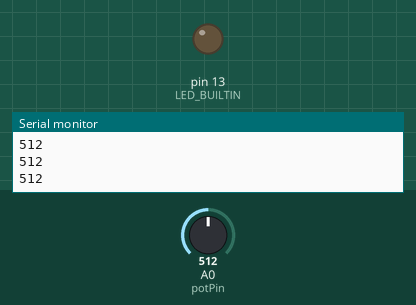
Recording of a sketch running on a simulated Arduino Uno, built with avr-gcc and run on an emulated ATmega328P. Shown: output pins drawn as LEDs (lit = HIGH), the last lines printed to the serial monitor. The test bench sets the inputs (shaded band); at power-on: A0 (potPin) = 512.

Above: at 1.2 s.
1.3 s: A0 (potPin) set to 589
2.8 s: A0 (potPin) set to 614
At 4.0 s:
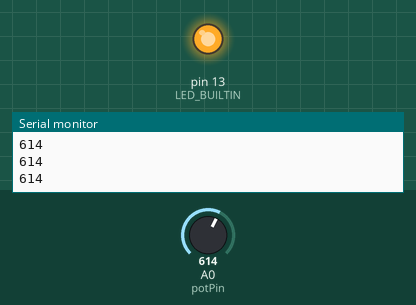
4.3 s: A0 (potPin) set to 106
5.8 s: A0 (potPin) set to 90
At 6.4 s:
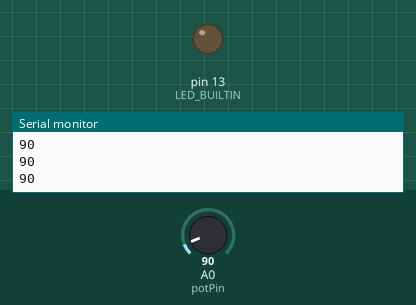
7.3 s: A0 (potPin) set to 610
At 8.7 s:
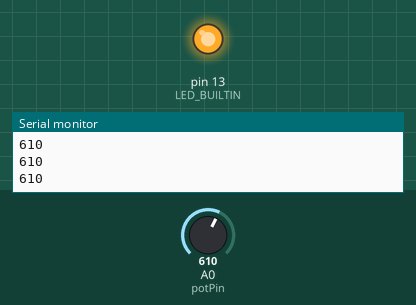
Timing chart, 0 to 9.8 s (numbered marks = the images above; inputs shaded):
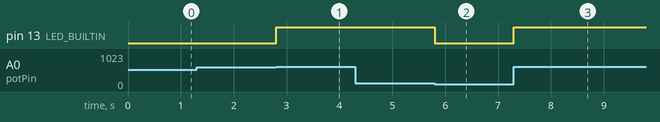

The sketch:

gloveTracker.ino
```cpp
const int ledPin = 9;  //pin 9 has PWM funtion
const int potPin = A0; //pin A0 to read analog input

//Variables:
int value; //save analog value


void setup(){
  Serial.begin(9600);
  pinMode(LED_BUILTIN, OUTPUT);
}

void loop(){
  int sensorValue = analogRead(A0);
  if (sensorValue > 600) {
    digitalWrite(LED_BUILTIN, HIGH);
  } else if (sensorValue < 100) {
    digitalWrite(LED_BUILTIN, LOW);
  }
  Serial.println(sensorValue);
//  Serial.println(value++);
  delay(1);//Small delay

}
```

Measured:
- the behaviour switches between 600 and 601 on A0 (potPin) (found by bisection; images 0 and 1)
- the behaviour switches between 100 and 99 on A0 (potPin) (found by bisection; images 1 and 2)
- after the input at 2.8 s, pin 13 (LED_BUILTIN): LOW → HIGH at once
- after the input at 5.8 s, pin 13 (LED_BUILTIN): HIGH → LOW at once
- after the input at 7.3 s, pin 13 (LED_BUILTIN): LOW → HIGH at once
